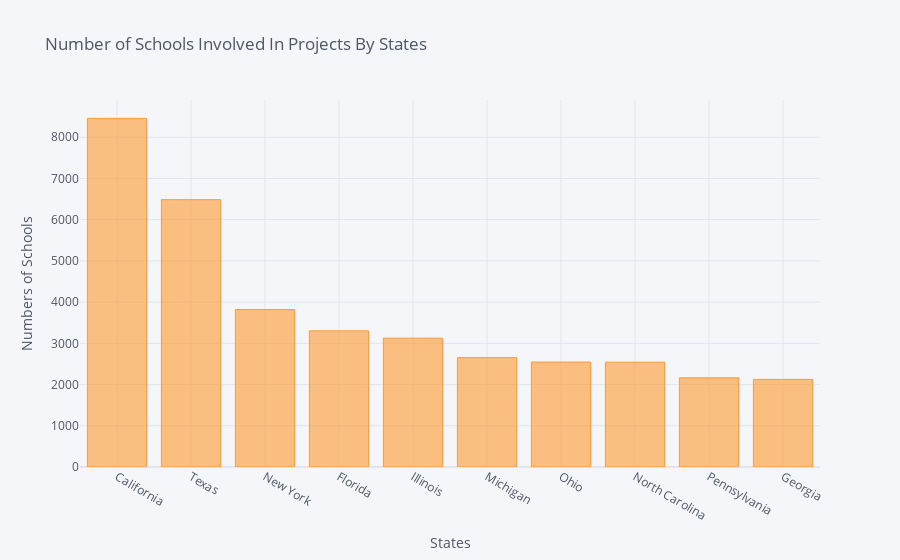

Notebook code cell kept with this figure:
### Code cell
# plot the barplot and analysis the data
s.iplot(kind='bar',xTitle='States',yTitle='Numbers of Schools',title='Number of Schools Involved In Projects By States')

### Figure 1 — Plotly figure (JSON) as saved in the notebook; plotly's stock layout.template omitted (floating-point values rounded to 4 significant figures)
{"data": [{"marker": {"color": "rgba(255, 153, 51, 0.6)", "line": {"color": "rgba(255, 153, 51, 1.0)", "width": 1}}, "name": "School State", "orientation": "v", "text": "", "type": "bar", "x": ["California", "Texas", "New York", "Florida", "Illinois", "Michigan", "Ohio", "North Carolina", "Pennsylvania", "Georgia"], "y": [8457, 6485, 3819, 3302, 3126, 2653, 2546, 2543, 2163, 2125]}], "layout": {"legend": {"bgcolor": "#F5F6F9", "font": {"color": "#4D5663"}}, "paper_bgcolor": "#F5F6F9", "plot_bgcolor": "#F5F6F9", "title": {"font": {"color": "#4D5663"}, "text": "Number of Schools Involved In Projects By States"}, "xaxis": {"gridcolor": "#E1E5ED", "showgrid": true, "tickfont": {"color": "#4D5663"}, "title": {"font": {"color": "#4D5663"}, "text": "States"}, "zerolinecolor": "#E1E5ED"}, "yaxis": {"gridcolor": "#E1E5ED", "showgrid": true, "tickfont": {"color": "#4D5663"}, "title": {"font": {"color": "#4D5663"}, "text": "Numbers of Schools"}, "zerolinecolor": "#E1E5ED"}}}
